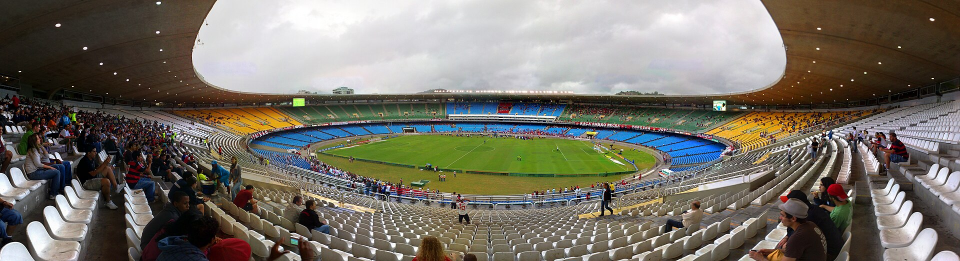
#> input picture tmp/asset_sources/maracana.jpg, 1920 x 522 px (shown at 1/2 size); its folder holds 4 pictures in this run
$ python build_real_assets.py
#> lines starting #> are read from the running program, lines starting #| are printed output that depends on the picture
import json
import math
import os
import random
import time
from io import BytesIO
from urllib.parse import quote

import requests
from PIL import Image, ImageDraw, ImageEnhance, ImageFilter, ImageFont, ImageOps


BASE_DIR = os.path.dirname(os.path.dirname(__file__))
ASSETS_DIR = os.path.join(BASE_DIR, "assets")
IMG_DIR = os.path.join(ASSETS_DIR, "img")
POSTER_DIR = os.path.join(ASSETS_DIR, "posters")
WORK_DIR = os.path.join(BASE_DIR, "tmp", "asset_sources")
SOURCE_JSON = os.path.join(ASSETS_DIR, "asset-sources.json")

USER_AGENT = "CopadomundoEducationalAssetBuilder/1.0 (local development)"
WIDE = (1024, 576)
FLAG_CARD = (1024, 692)
JERSEY = (1024, 1288)
SQUARE = (1024, 1024)


COMMONS = {
    "maracana": {
        "title": "Estádio do Maracanã - panorama.jpg",
        "url": "https://upload.wikimedia.org/wikipedia/commons/a/a8/Est%C3%A1dio_do_Maracan%C3%A3_-_panorama.jpg",
        "license": "Public domain",
        "author": "Agência Brasil",
        "source_page": "https://commons.wikimedia.org/wiki/File:Est%C3%A1dio_do_Maracan%C3%A3_-_panorama.jpg",
    },
    "centenario_1930": {
        "title": "Estadio Centenario 1930.jpg",
        "url": "https://upload.wikimedia.org/wikipedia/commons/4/43/Estadio_Centenario_1930.jpg",
        "license": "Public domain",
        "author": "Unknown",
        "source_page": "https://commons.wikimedia.org/wiki/File:Estadio_Centenario_1930.jpg",
    },
    "stabile_1930": {
        "title": "Stabile goal v uruguay 1930.jpg",
        "url": "https://upload.wikimedia.org/wikipedia/commons/b/b4/Stabile_goal_v_uruguay_1930.jpg",
        "license": "Public domain",
        "author": "Unknown",
        "source_page": "https://commons.wikimedia.org/wiki/File:Stabile_goal_v_uruguay_1930.jpg",
    },
    "brazil_1970": {
        "title": "Brazil national team 1970.jpg",
        "url": "https://upload.wikimedia.org/wikipedia/commons/5/5e/Brazil_national_team_1970.jpg",
        "license": "Public domain",
        "author": "Unknown",
        "source_page": "https://commons.wikimedia.org/wiki/File:Brazil_national_team_1970.jpg",
    },
    "rose_bowl_1994": {
        "title": "FEMA - 282 - Photograph by FEMA News Photo taken on 06-17-1994 in California.jpg",
        "url": "https://upload.wikimedia.org/wikipedia/commons/d/de/FEMA_-_282_-_Photograph_by_FEMA_News_Photo_taken_on_06-17-1994_in_California.jpg",
        "license": "Public domain",
        "author": "FEMA News Photo",
        "source_page": "https://commons.wikimedia.org/wiki/File:FEMA_-_282_-_Photograph_by_FEMA_News_Photo_taken_on_06-17-1994_in_California.jpg",
    },
    "yokohama_2002": {
        "title": "NISSANSTADIUM20080608.JPG",
        "url": "https://upload.wikimedia.org/wikipedia/commons/1/11/NISSANSTADIUM20080608.JPG",
        "license": "Public domain",
        "author": "Kakidai",
        "source_page": "https://commons.wikimedia.org/wiki/File:NISSANSTADIUM20080608.JPG",
    },
    "tunnel": {
        "title": "Players Tunnel - Wembley - geograph.org.uk - 4624479.jpg",
        "url": "https://upload.wikimedia.org/wikipedia/commons/f/f0/Players_Tunnel_-_Wembley_-_geograph.org.uk_-_4624479.jpg",
        "license": "CC BY-SA 2.0",
        "author": "Stephen Craven",
        "source_page": "https://commons.wikimedia.org/wiki/File:Players_Tunnel_-_Wembley_-_geograph.org.uk_-_4624479.jpg",
    },
    "trophy": {
        "title": "Jules Rimet trophy replica.jpg",
        "url": "https://upload.wikimedia.org/wikipedia/commons/0/07/Jules_Rimet_trophy_replica.jpg",
        "license": "Public domain",
        "author": "Sean Murray",
        "source_page": "https://commons.wikimedia.org/wiki/File:Jules_Rimet_trophy_replica.jpg",
    },
    "ball": {
        "title": "Soccer (122717889).jpeg",
        "url": "https://upload.wikimedia.org/wikipedia/commons/1/13/Soccer_%28122717889%29.jpeg",
        "license": "CC BY-SA 3.0",
        "author": "Robert Couse-Baker",
        "source_page": "https://commons.wikimedia.org/wiki/File:Soccer_(122717889).jpeg",
    },
}


CHAMPIONS = [
    {
        "nome": "Brasil",
        "flag": "Flag_of_Brazil.svg",
        "titles": 5,
        "years": "1958, 1962, 1970, 1994, 2002",
        "code": "BRA",
        "color": "#159447",
    },
    {
        "nome": "Alemanha",
        "flag": "Flag_of_Germany.svg",
        "titles": 4,
        "years": "1954, 1974, 1990, 2014",
        "code": "GER",
        "color": "#121212",
    },
    {
        "nome": "Itália",
        "flag": "Flag_of_Italy.svg",
        "titles": 4,
        "years": "1934, 1938, 1982, 2006",
        "code": "ITA",
        "color": "#108247",
    },
    {
        "nome": "Argentina",
        "flag": "Flag_of_Argentina.svg",
        "titles": 3,
        "years": "1978, 1986, 2022",
        "code": "ARG",
        "color": "#58bde9",
    },
    {
        "nome": "França",
        "flag": "Flag_of_France.svg",
        "titles": 2,
        "years": "1998, 2018",
        "code": "FRA",
        "color": "#204aa0",
    },
    {
        "nome": "Uruguai",
        "flag": "Flag_of_Uruguay.svg",
        "titles": 2,
        "years": "1930, 1950",
        "code": "URU",
        "color": "#6ec8f0",
    },
    {
        "nome": "Espanha",
        "flag": "Flag_of_Spain.svg",
        "titles": 1,
        "years": "2010",
        "code": "ESP",
        "color": "#c72522",
    },
    {
        "nome": "Inglaterra",
        "flag": "Flag_of_England.svg",
        "titles": 1,
        "years": "1966",
        "code": "ENG",
        "color": "#eef2f7",
    },
]


FUTURE_HOST_FLAGS = [
    ("Canadá", "Flag_of_Canada.svg", "2026"),
    ("México", "Flag_of_Mexico.svg", "2026"),
    ("EUA", "Flag_of_the_United_States.svg", "2026"),
    ("Marrocos", "Flag_of_Morocco.svg", "2030"),
    ("Portugal", "Flag_of_Portugal.svg", "2030"),
    ("Espanha", "Flag_of_Spain.svg", "2030"),
    ("Arábia Saudita", "Flag_of_Saudi_Arabia.svg", "2034"),
]


FACT_SOURCES = {
    "fifa_2026": {
        "title": "FIFA World Cup 2026 host countries and cities",
        "url": "https://www.fifa.com/en/articles/fifa-world-cup-2026-hosts-cities-dates-usa-mexico-canada",
        "facts": [
            "2026: Canadá, México e Estados Unidos",
            "16 cidades-sede",
            "11 de junho a 19 de julho de 2026",
        ],
    },
    "fifa_2030_2034": {
        "title": "Hosts appointed for 2030 and 2034 FIFA World Cups",
        "url": "https://www.fifa.com/en/tournaments/mens/worldcup/articles/2030-2034-host-nations-confirmed",
        "facts": [
            "2030: Marrocos, Portugal e Espanha, com jogos do centenário na América do Sul",
            "2034: Arábia Saudita",
        ],
    },
    "world_cup_titles": {
        "title": "FIFA World Cup all-time winners summary",
        "url": "https://en.wikipedia.org/wiki/FIFA_World_Cup",
        "facts": [
            "Brasil 5; Alemanha e Itália 4; Argentina 3; França e Uruguai 2; Inglaterra e Espanha 1",
        ],
    },
}


def ensure_dirs():
    for path in [IMG_DIR, POSTER_DIR, WORK_DIR, os.path.join(IMG_DIR, "campeoes"), os.path.join(IMG_DIR, "camisas"), os.path.join(IMG_DIR, "mascotes")]:
        os.makedirs(path, exist_ok=True)


def font(size, bold=False):
#> called with size = 54, bold = True
    names = [
        r"C:\Windows\Fonts\arialbd.ttf" if bold else r"C:\Windows\Fonts\arial.ttf",
        r"C:\Windows\Fonts\segoeuib.ttf" if bold else r"C:\Windows\Fonts\segoeui.ttf",
        "/usr/share/fonts/truetype/dejavu/DejaVuSans-Bold.ttf" if bold else "/usr/share/fonts/truetype/dejavu/DejaVuSans.ttf",
    ]
    for name in names:
        if os.path.exists(name):
            return ImageFont.truetype(name, size=size)
    return ImageFont.load_default()


F_TITLE = font(54, True)
F_H1 = font(42, True)
F_H2 = font(32, True)
F_BODY = font(25)
F_SMALL = font(18)
F_TINY = font(15)


def download(url):
    last_error = None
    for attempt in range(4):
        r = requests.get(url, headers={"User-Agent": USER_AGENT, "Accept": "image/*,*/*;q=0.8"}, timeout=60)
        if r.status_code != 429:
            r.raise_for_status()
            return r.content
        last_error = r
        time.sleep(2 + attempt * 3)
    last_error.raise_for_status()
    return b""


def commons_render_url(title, width=1200):
    return f"https://commons.wikimedia.org/wiki/Special:Redirect/file/{quote(title)}?width={width}"


def commons_image(key, width=1200):
    meta = COMMONS[key]
    return cached_image(key, commons_render_url(meta["title"], width))


def cached_image(key, url):
#> called with key = 'maracana'
    ext = os.path.splitext(url.split("?")[0])[1].lower() or ".img"
    safe_key = "".join(c if c.isalnum() or c in "-_" else "_" for c in key)
    path = os.path.join(WORK_DIR, safe_key + ext)
    if os.path.exists(path) and os.path.getsize(path) == 0:
        os.remove(path)
    if not os.path.exists(path):
        with open(path, "wb") as fh:
            fh.write(download(url))
    try:
        img = Image.open(path)
#> img is the input picture: PIL image 1920x522 RGB; mean R, G, B 117.8, 113.4, 103.2
    except Exception:
        os.remove(path)
        with open(path, "wb") as fh:
            fh.write(download(url))
        img = Image.open(path)
    img = ImageOps.exif_transpose(img)
    return img.convert("RGBA")


def flag_image(file_name, width=1024):
    url = f"https://commons.wikimedia.org/wiki/Special:Redirect/file/{quote(file_name)}?width={width}"
    key = "flag_" + file_name.replace(".svg", "").replace(" ", "_")
    return cached_image(key, url), {
        "title": file_name,
        "url": f"https://commons.wikimedia.org/wiki/File:{quote(file_name)}",
        "license": "Public domain flag artwork / Wikimedia Commons file",
    }


def fit_cover(img, size, focus=(0.5, 0.5)):
#> called with size = (1024, 576), focus = (0.5, 0.6)
    img = img.convert("RGBA")
    sw, sh = size
    iw, ih = img.size
#> iw = 1920; ih = 522
    scale = max(sw / iw, sh / ih)
#> scale = 1.1
    nw, nh = int(iw * scale), int(ih * scale)
#> nw = 2118; nh = 576
    img = img.resize((nw, nh), Image.Resampling.LANCZOS)
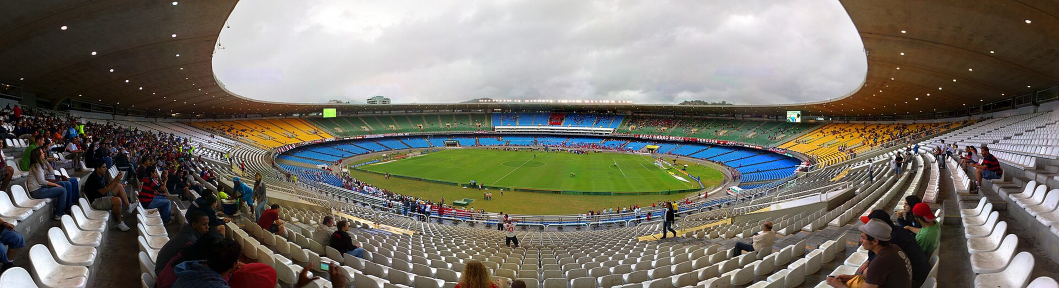
#> img: PIL image 2118x576 RGBA (shown at 1/2 size); mean R, G, B, A 117.8, 113.4, 103.2, 255
    fx, fy = focus
    left = int(max(0, min(nw - sw, nw * fx - sw / 2)))
#> left = 547
    top = int(max(0, min(nh - sh, nh * fy - sh / 2)))
#> top = 0
    return img.crop((left, top, left + sw, top + sh))
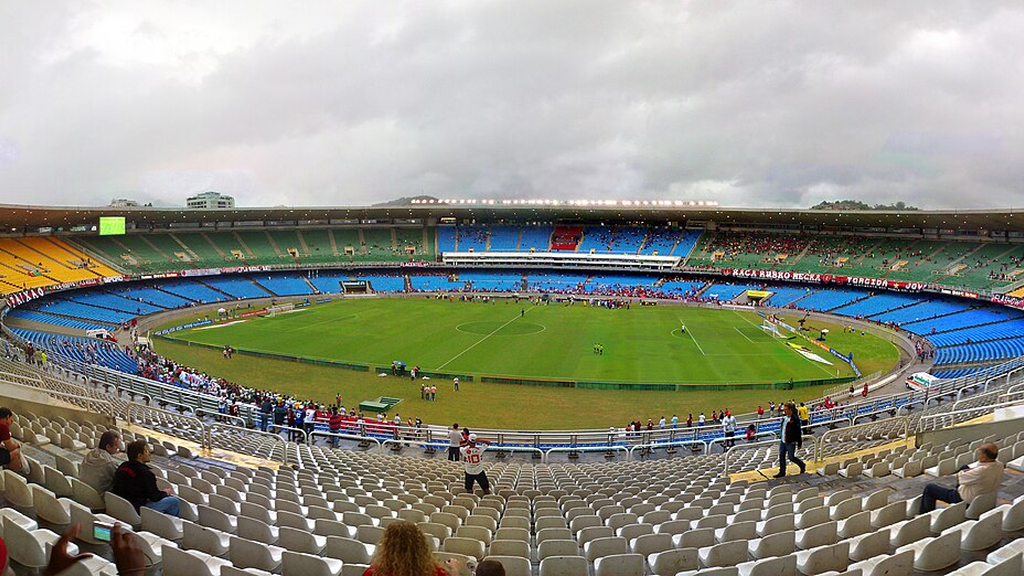
#> returned value: PIL image 1024x576 RGBA; mean R, G, B, A 144.2, 146.3, 133.8, 255
#> in panel_base, `overlay = Image.new("RGBA", size, (4, 10, 20, int(255 * dark)))`:
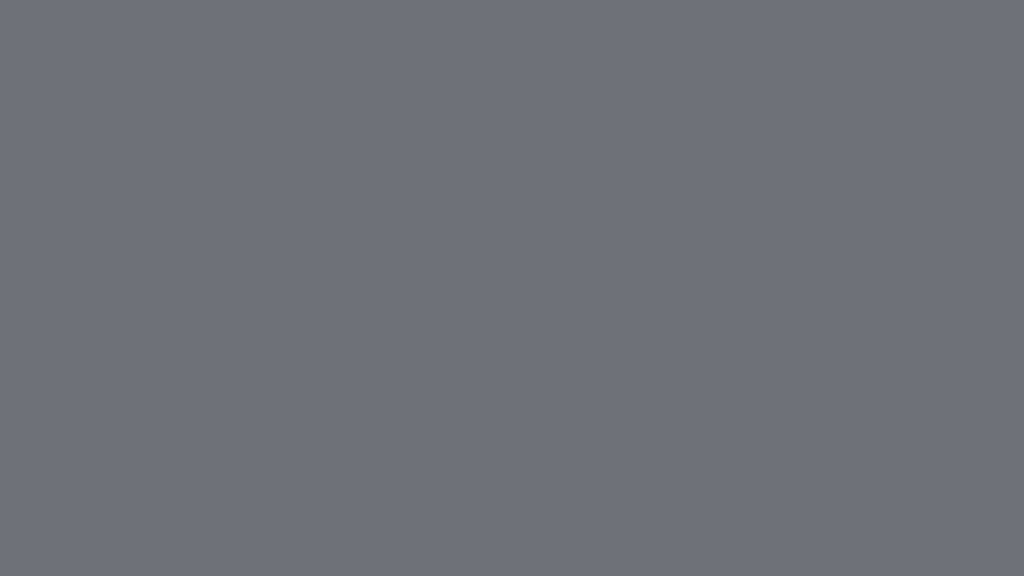
#> overlay: PIL image 1024x576 RGBA; mean R, G, B, A 4, 10, 20, 147; transparent parts drawn white
#> in panel_base, `bg = Image.alpha_composite(bg, overlay)`:
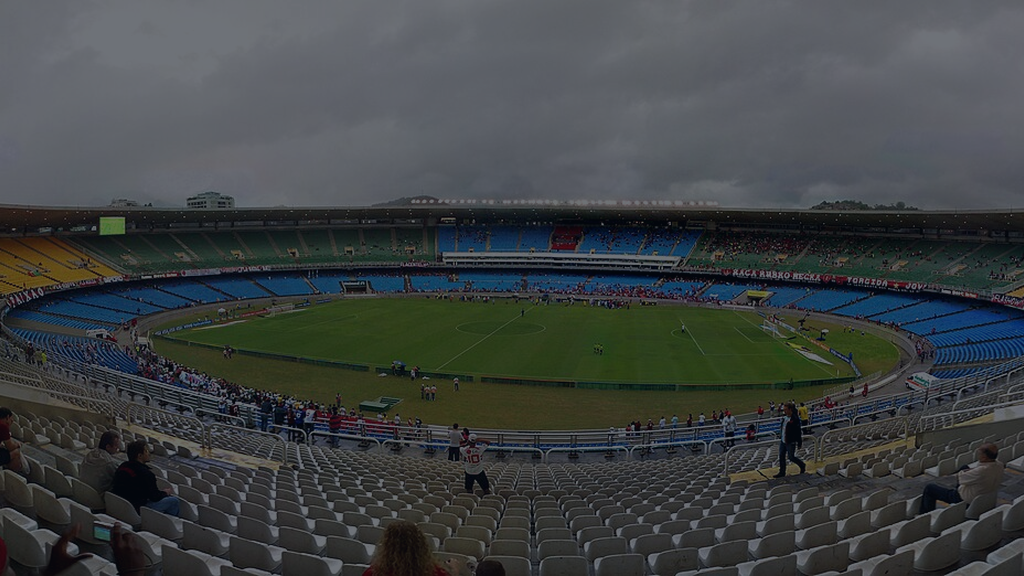
#> bg: PIL image 1024x576 RGBA; mean R, G, B, A 63, 67.3, 68, 255


# [11 lines left out: function fit_contain, not called in this run]


def add_vignette(img, strength=150):
#> called with strength = 120
    overlay = Image.new("RGBA", img.size, (0, 0, 0, 0))
#> overlay: PIL image 1024x576 RGBA; every value is 0
    pix = overlay.load()
    w, h = img.size
#> w = 1024; h = 576
    cx, cy = w / 2, h / 2
#> cx = 512; cy = 288
    max_d = math.sqrt(cx * cx + cy * cy)
#> max_d = 587.4
    for y in range(h):
        for x in range(w):
            d = math.sqrt((x - cx) ** 2 + (y - cy) ** 2) / max_d
            alpha = int(max(0, d - 0.38) / 0.62 * strength)
            pix[x, y] = (0, 0, 0, alpha)
    return Image.alpha_composite(img.convert("RGBA"), overlay)
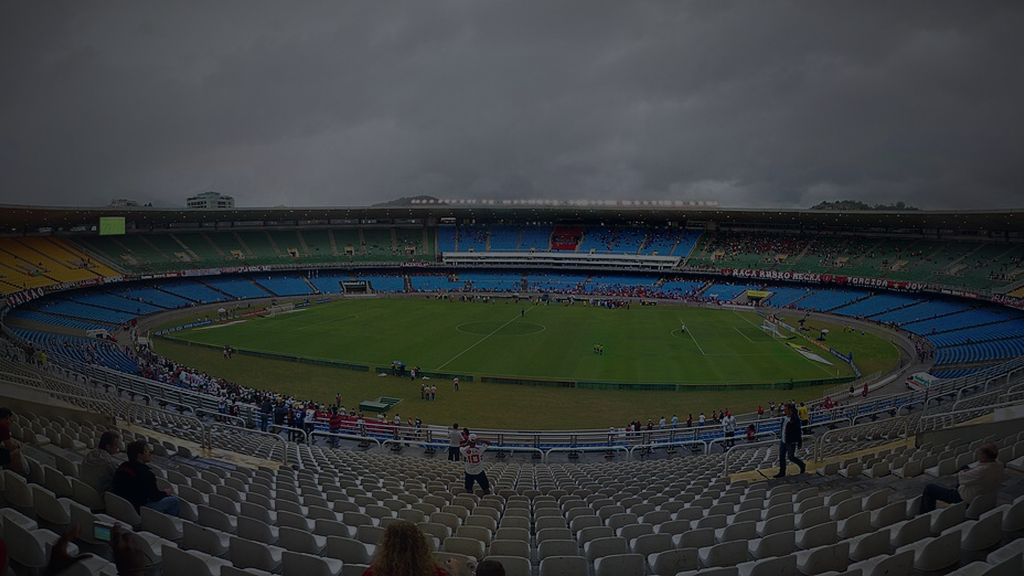
#> returned value: PIL image 1024x576 RGBA; mean R, G, B, A 53.7, 57.7, 57.9, 255


# [10 lines left out: function gradient_overlay, not called in this run]


def draw_text(draw, xy, text, fill, font_obj, anchor=None):
    draw.text(xy, text, fill=fill, font=font_obj, anchor=anchor)


# [23 lines left out: functions wrap_text, text_block, not called in this run]


def panel_base(photo_key, size=WIDE, focus=(0.5, 0.5), dark=0.78):
    meta = COMMONS[photo_key]
    img = commons_image(photo_key, width=1200)
    bg = fit_cover(img, size, focus)
    bg = ImageEnhance.Color(bg).enhance(0.9)
    bg = ImageEnhance.Contrast(bg).enhance(1.05)
    overlay = Image.new("RGBA", size, (4, 10, 20, int(255 * dark)))
    bg = Image.alpha_composite(bg, overlay)
    return add_vignette(bg, 120)


def save_rgb(img, path, quality=92):
    os.makedirs(os.path.dirname(path), exist_ok=True)
    img.convert("RGB").save(path, quality=quality, optimize=True)


def save_png(img, path):
    os.makedirs(os.path.dirname(path), exist_ok=True)
    img.save(path, optimize=True)


def title_band(draw, title, subtitle=None, accent="#ffd45a", y=48):
    draw.rounded_rectangle((42, y, 982, y + 116), radius=16, fill=(5, 12, 24, 176), outline=accent, width=3)
    draw.text((72, y + 24), title, font=F_H1, fill="#ffffff")
    if subtitle:
        draw.text((74, y + 74), subtitle, font=F_BODY, fill=accent)


def draw_source_tag(draw, text):
    draw.rounded_rectangle((36, 526, 988, 558), radius=10, fill=(0, 0, 0, 150))
    draw.text((512, 543), text, font=F_TINY, fill=(223, 231, 239), anchor="mm")


# [53 lines left out: functions create_wide_panel, create_photo_showcase, create_flag_card, not called in this run]


def draw_flag_tile(canvas, file_name, label, x, y, w, h, footer=None):
    flag, _ = flag_image(file_name, width=800)
#> (the call stopped at in download, `r = requests.get(url, headers={"User-Agent": USER_AGENT, "Accept": "im..`: the network is not available in this run)
#> (the call stopped at in download, `r = requests.get(url, headers={"User-Agent": USER_AGENT, "Accept": "im..`: the network is not available in this run)
    tile = fit_cover(flag, (w, h))
    draw = ImageDraw.Draw(canvas)
    shadow = Image.new("RGBA", canvas.size, (0, 0, 0, 0))
    sd = ImageDraw.Draw(shadow)
    sd.rounded_rectangle((x + 4, y + 4, x + w + 4, y + h + 4), radius=10, fill=(0, 0, 0, 115))
    shadow = shadow.filter(ImageFilter.GaussianBlur(7))
    canvas.alpha_composite(shadow)
    mask = Image.new("L", (w, h), 0)
    ImageDraw.Draw(mask).rounded_rectangle((0, 0, w, h), radius=10, fill=255)
    canvas.paste(tile, (x, y), mask)
    draw.rounded_rectangle((x, y, x + w, y + h), radius=10, outline=(255, 255, 255, 120), width=2)
    draw.rounded_rectangle((x, y + h - 30, x + w, y + h), radius=10, fill=(0, 0, 0, 155))
    draw.text((x + w / 2, y + h - 15), label, font=F_TINY, fill="#ffffff", anchor="mm")
    if footer:
        draw.text((x + w / 2, y + h + 20), footer, font=F_TINY, fill="#cbd5e1", anchor="mm")


def create_flags_overview():
    img = panel_base("maracana", WIDE, focus=(0.5, 0.6), dark=0.58)
    draw = ImageDraw.Draw(img)
    title_band(draw, "Bandeiras da Copa", "Campeões mundiais e próximas sedes", "#38bdf8", 32)

    x = 62
    y = 194
    for c in CHAMPIONS:
        draw_flag_tile(img, c["flag"], c["code"], x, y, 106, 72, f"{c['titles']}x")
        x += 116

    draw.text((62, 348), "Sedes confirmadas", font=F_H2, fill="#ffffff")
    x = 62
    for label, flag, year in FUTURE_HOST_FLAGS:
        draw_flag_tile(img, flag, label, x, 402, 118, 78, year)
        x += 132

    draw_source_tag(draw, "Bandeiras: Wikimedia Commons. Dados: FIFA / lista histórica de campeões.")
    save_png(img, os.path.join(IMG_DIR, "bandeiras-copa.png"))


# [398 lines left out: functions create_ranking, create_campo_tatico, create_mapa_estadio, create_curiosidades, create_poster, create_art_boards and 7 more, not called in this run]


def create_all_assets():
    ensure_dirs()
    create_flags_overview()
    create_ranking()
    for country in CHAMPIONS:
        create_flag_card(country)

    create_history_assets()
    create_timeline_panels()
    create_campo_tatico()
    create_mapa_estadio()
    create_curiosidades()
    create_trophy_panel()
    create_art_boards()

    create_poster(os.path.join(POSTER_DIR, "poster-abertura.jpg"), "maracana", "Abertura da Copa", "Cerimônia, torcida e bandeiras", "#38bdf8", focus=(0.5, 0.42))
    create_poster(os.path.join(POSTER_DIR, "poster-tunel.jpg"), "tunnel", "Túnel dos Jogadores", "Luz, foco e entrada em campo", "#60a5fa", focus=(0.52, 0.54))
    create_poster(os.path.join(POSTER_DIR, "poster-taca.jpg"), "trophy", "Sala da Taça", "Memória, conquista e celebração", "#ffd45a", focus=(0.5, 0.42))
    create_wide_panel(
        "estadio-copa.jpg",
        "maracana",
        "Estádio da Copa",
        "Arquibancada, campo e atmosfera de jogo",
        ["Foto real de estádio brasileiro em formato panorâmico.", "Usado como painel de entrada para contextualizar a experiência.", "Sem marcas oficiais ou patrocínios no asset final."],
        focus=(0.5, 0.45),
        accent="#38bdf8",
    )

    create_jersey("camisa-01.png", "Camisa clássica", ("#f5d742", "#1a7d36", "#1f4aa8", "#15803d"), "sash")
    create_jersey("camisa-02.png", "Camisa moderna", ("#eef8ff", "#68c7ef", "#72d0f4", "#38bdf8"), "stripes")
    create_jersey("camisa-03.png", "Camisa comemorativa", ("#1b1b1f", "#40340c", "#d4af37", "#d4af37"), "gold")
    create_jersey("camisa-04.png", "Camisa reserva", ("#f8fafc", "#dbeafe", "#2563eb", "#1d4ed8"), "sash")

    create_mascot("mascote-01.png", "Mascote Energia", "#f97316", "#fdba74", "energy")
    create_mascot("mascote-02.png", "Mascote Drible", "#22c55e", "#86efac", "dribble")
    create_mascot("mascote-03.png", "Mascote Gol", "#38bdf8", "#93c5fd", "goal")
    create_svg_assets()

    sources = {
        "generated_at": "2026-06-08",
        "notes": "Assets generated for the local World Cup app. Flags are Wikimedia Commons file renderings; historical/stadium base photos are Commons files. Jersey and mascot panels are original generated compositions with no official crests/logos.",
        "commons_media": COMMONS,
        "fact_sources": FACT_SOURCES,
        "flag_files": sorted({c["flag"] for c in CHAMPIONS} | {f for _, f, _ in FUTURE_HOST_FLAGS}),
        "champion_data": CHAMPIONS,
    }
    with open(SOURCE_JSON, "w", encoding="utf-8") as fh:
        json.dump(sources, fh, ensure_ascii=False, indent=2)


if __name__ == "__main__":
    random.seed(20260608)
#> (the run stopped early here; a loop or call above may not have finished)
